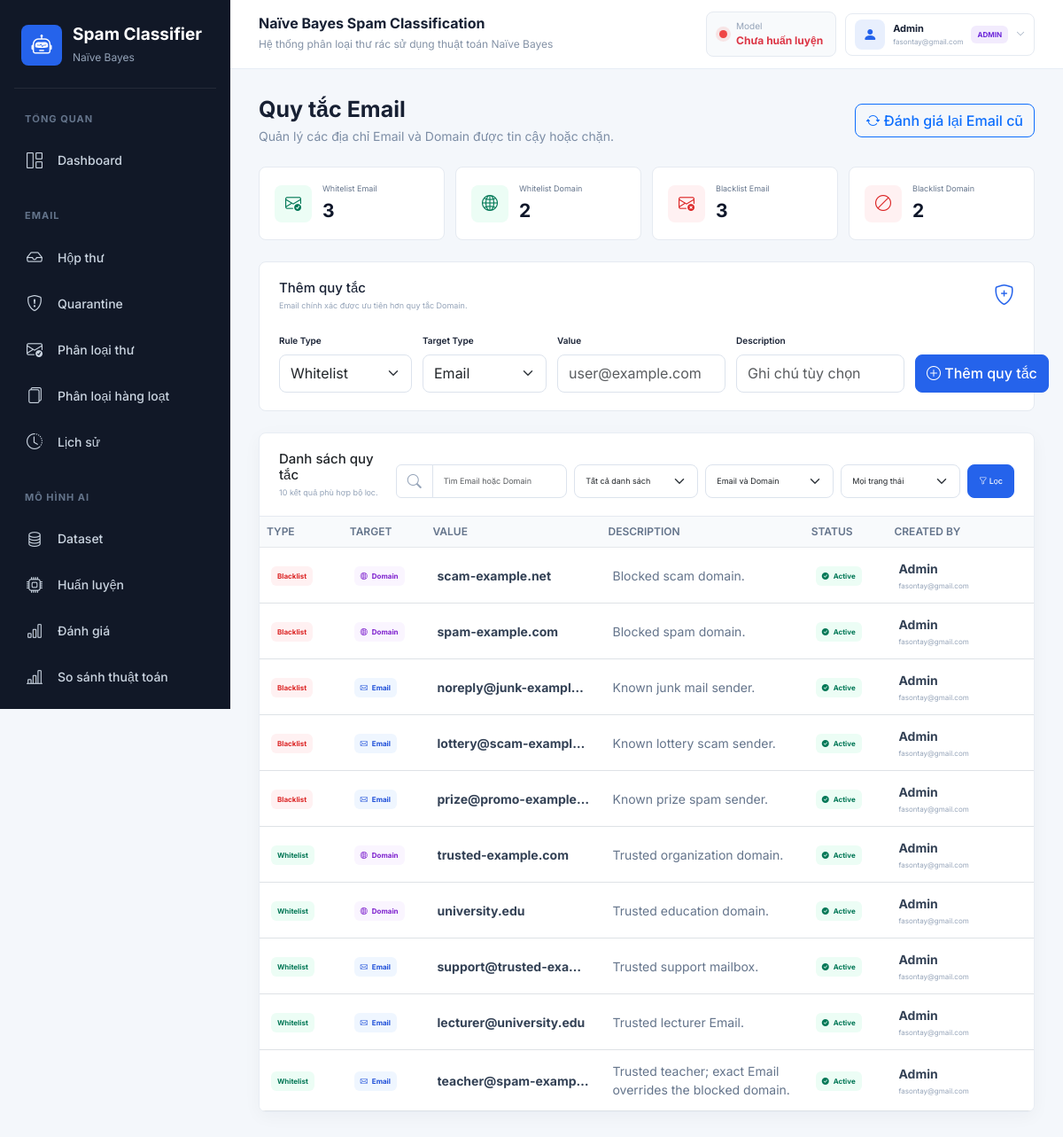
The app's page /admin/mail-rules (signed in) with its own data.
### tables this page shows
CREATE TABLE users (
                id INTEGER PRIMARY KEY AUTOINCREMENT,
                name TEXT NOT NULL,
                email TEXT NOT NULL UNIQUE,
                password_hash TEXT NOT NULL,
                role TEXT NOT NULL DEFAULT 'user'
                    CHECK (role IN ('admin', 'user')),
                is_active INTEGER NOT NULL DEFAULT 1,
                created_at TIMESTAMP NOT NULL DEFAULT CURRENT_TIMESTAMP,
                last_login TIMESTAMP
            );

CREATE TABLE mail_rules (
                id INTEGER PRIMARY KEY AUTOINCREMENT,
                rule_type TEXT NOT NULL
                    CHECK (rule_type IN ('whitelist', 'blacklist')),
                target_type TEXT NOT NULL
                    CHECK (target_type IN ('email', 'domain')),
                target_value TEXT NOT NULL,
                description TEXT,
                created_by INTEGER NOT NULL REFERENCES users(id),
                is_active INTEGER NOT NULL DEFAULT 1,
                created_at TIMESTAMP NOT NULL DEFAULT CURRENT_TIMESTAMP,
                updated_at TIMESTAMP NOT NULL DEFAULT CURRENT_TIMESTAMP,
                UNIQUE(rule_type, target_type, target_value)
            );

### routes/mail_rule_routes.py (the view)
@main_bp.route("/admin/mail-rules")
@admin_required
def admin_mail_rules():
    search = request.args.get("search", "").strip().lower()
    rule_filter = request.args.get("rule_type", "all").strip().lower()
    target_filter = request.args.get("target_type", "all").strip().lower()
    status_filter = request.args.get("status", "all").strip().lower()
    if rule_filter not in {"all", "whitelist", "blacklist"}:
        rule_filter = "all"
    if target_filter not in {"all", "email", "domain"}:
        target_filter = "all"
    if status_filter not in {"all", "active", "disabled"}:
        status_filter = "all"
    return render_template(
        "mail_rules.html",
        rules=get_mail_rules(
            search, rule_filter, target_filter, status_filter
        ),
        statistics=get_mail_rule_statistics(),
        search=search,
        rule_filter=rule_filter,
        target_filter=target_filter,
        status_filter=status_filter,
    )

### templates/mail_rules.html (shortened to what this page needs)
{% extends "base.html" %}
{% block content %}
<div class="mail-rules-header">
    <div class="page-title mb-0"><h2>Quy tắc Email</h2><p>Quản lý các địa chỉ Email và Domain được tin cậy hoặc chặn.</p></div>
    <form method="POST" action="{{ url_for('re_evaluate_mail_rules') }}" class="rule-reevaluate-form"><input type="hidden" name="csrf_token" value="{{ csrf_token() }}"><button type="submit" class="btn btn-outline-primary"><i class="bi bi-arrow-repeat"></i> Đánh giá lại Email cũ</button></form>
</div>
<div class="mail-rule-stats my-4">
    {% set cards = [('Whitelist Email', statistics['whitelist_email'], 'trusted', 'bi-envelope-check'), ('Whitelist Domain', statistics['whitelist_domain'], 'trusted', 'bi-globe2'), ('Blacklist Email', statistics['blacklist_email'], 'blocked', 'bi-envelope-x'), ('Blacklist Domain', statistics['blacklist_domain'], 'blocked', 'bi-ban')] %}
    {% for label, value, kind, icon in cards %}<div class="mail-rule-stat {{ kind }}"><span><i class="bi {{ icon }}"></i></span><div><small>{{ label }}</small><strong>{{ value }}</strong></div></div>{% endfor %}
</div>
<section class="mail-rule-add-panel" aria-labelledby="addRuleTitle">
    <div class="mail-rule-section-title"><div><h3 id="addRuleTitle">Thêm quy tắc</h3><p>Email chính xác được ưu tiên hơn quy tắc Domain.</p></div><i class="bi bi-shield-plus"></i></div>
    <form method="POST" action="{{ url_for('add_mail_rule') }}" class="mail-rule-add-form">
        <div><label for="ruleType" class="form-label">Rule Type</label><select id="ruleType" name="rule_type" class="form-select" required><option value="whitelist">Whitelist</option><option value="blacklist">Blacklist</option></select></div>
        <div><label for="targetType" class="form-label">Target Type</label><select id="targetType" name="target_type" class="form-select" required><option value="email">Email</option><option value="domain">Domain</option></select></div>
        <div><label for="targetValue" class="form-label">Value</label><input id="targetValue" name="target_value" class="form-control" maxlength="253" placeholder="user@example.com" required></div>
        <div><label for="ruleDescription" class="form-label">Description</label><input id="ruleDescription" name="description" class="form-control" maxlength="500" placeholder="Ghi chú tùy chọn"></div>
        <button type="submit" class="btn btn-primary"><i class="bi bi-plus-circle"></i> Thêm quy tắc</button>
    </form>
</section>
<section class="card mail-rule-table-card mt-4">
    <div class="mail-rule-table-toolbar">
        <div><h3>Danh sách quy tắc</h3><p>{{ rules|length }} kết quả phù hợp bộ lọc.</p></div>
        <form method="GET" action="{{ url_for('admin_mail_rules') }}" class="mail-rule-filter-form">
            <div class="input-group"><span class="input-group-text"><i class="bi bi-search"></i></span><input type="search" name="search" class="form-control" value="{{ search }}" placeholder="Tìm Email hoặc Domain"></div>
            <select name="rule_type" class="form-select" aria-label="Lọc loại quy tắc"><option value="all">Tất cả danh sách</option></select>
            <select name="target_type" class="form-select" aria-label="Lọc đối tượng"><option value="all">Email và Domain</option></select>
            <select name="status" class="form-select" aria-label="Lọc trạng thái"><option value="all">Mọi trạng thái</option></select>
            <button type="submit" class="btn btn-primary"><i class="bi bi-funnel"></i> Lọc</button>
        </form>
    </div>
    {% if rules %}
    <div class="table-responsive"><table class="table mail-rule-table align-middle mb-0"><thead><tr><th>Type</th><th>Target</th><th>Value</th><th>Description</th><th>Status</th><th>Created By</th><th>Created At</th><th class="text-end">Action</th></tr></thead><tbody>
        {% for rule in rules %}<tr>
            <td><span class="rule-badge {{ rule['rule_type'] }}">{{ rule['rule_type']|capitalize }}</span></td>
            <td><span class="target-badge {{ rule['target_type'] }}"><i class="bi {% if rule['target_type'] == 'email' %}bi-envelope{% else %}bi-globe2{% endif %}"></i> {{ rule['target_type']|capitalize }}</span></td>
            <td><strong class="rule-value">{{ rule['target_value'] }}</strong></td>
            <td><span class="rule-description">{{ rule['description'] or '—' }}</span></td>
            <td>{% if rule['is_active'] %}<span class="rule-status active"><i class="bi bi-check-circle-fill"></i> Active</span>{% else %}<span class="rule-status disabled"><i class="bi bi-pause-circle-fill"></i> Disabled</span>{% endif %}</td>
            <td><div class="rule-creator"><strong>{{ rule['created_by_name'] }}</strong><small>{{ rule['created_by_email'] }}</small></div></td>
        </tr>{% endfor %}
    </tbody></table></div>
    {% else %}<div class="mail-empty"><i class="bi bi-shield-check"></i><h4>Không có quy tắc phù hợp</h4><p>Thêm quy tắc mới hoặc thay đổi bộ lọc.</p></div>{% endif %}
</section>
{% endblock %}

### templates/base.html (shortened to what this page needs)
<!DOCTYPE html>
<html lang="vi">
<head>
    <link
        href="https://cdn.jsdelivr.net/npm/bootstrap@5.3.3/dist/css/bootstrap.min.css"
        rel="stylesheet"
    >
    <link
        rel="stylesheet"
        href="https://cdn.jsdelivr.net/npm/bootstrap-icons@1.11.3/font/bootstrap-icons.css"
    >
    <link
        rel="stylesheet"
        href="{{ url_for('static', filename='css/style.css') }}"
    >
</head>
<body>
<div class="app-wrapper">
    <aside class="sidebar" id="appSidebar">
        <div class="sidebar-brand">
            <div class="brand-icon">
                <i class="bi bi-robot"></i>
            </div>
            <div>
                <h4>Spam Classifier</h4>
                <span>Naïve Bayes</span>
            </div>
        </div>
        <nav class="sidebar-nav" aria-label="Điều hướng chính">
            <div class="sidebar-section-title">TỔNG QUAN</div>
            <a
                href="{{ url_for('index') }}"
                class="sidebar-link {% if request.endpoint == 'index' %}active{% endif %}"
            >
                <i class="bi bi-grid-1x2"></i>
                <span>Dashboard</span>
            </a>
            <div class="sidebar-section-title">EMAIL</div>
            <a
                href="{{ url_for('mail') }}"
                class="sidebar-link {% if request.endpoint in ['mail', 'mail_message_detail', 'submit_mail_feedback', 'connect_imap', 'connect_google', 'google_callback', 'sync_mail_account', 'disconnect_mail_account'] %}active{% endif %}"
            >
                <i class="bi bi-inbox"></i>
                <span>Hộp thư</span>
            </a>
            <a
                href="{{ url_for('quarantine') }}"
                class="sidebar-link {% if request.endpoint == 'quarantine' %}active{% endif %}"
            >
                <i class="bi bi-shield-exclamation"></i>
                <span>Quarantine</span>
            </a>
            <a
                href="{{ url_for('predict') }}"
                class="sidebar-link {% if request.endpoint == 'predict' %}active{% endif %}"
            >
                <i class="bi bi-envelope-check"></i>
                <span>Phân loại thư</span>
            </a>
            <a
                href="{{ url_for('batch_predict') }}"
                class="sidebar-link {% if request.endpoint in ['batch_predict', 'download_batch_result'] %}active{% endif %}"
            >
                <i class="bi bi-files"></i>
                <span>Phân loại hàng loạt</span>
            </a>
            <a
                href="{{ url_for('history') }}"
                class="sidebar-link {% if request.endpoint in ['history', 'delete_history', 'delete_all_history'] %}active{% endif %}"
            >
                <i class="bi bi-clock-history"></i>
                <span>Lịch sử</span>
            </a>
            <div class="sidebar-section-title">MÔ HÌNH AI</div>
            {% if current_user.role == 'admin' %}
            <a
                href="{{ url_for('dataset') }}"
                class="sidebar-link {% if request.endpoint in ['dataset', 'add_dataset', 'delete_dataset', 'import_dataset'] %}active{% endif %}"
            >
                <i class="bi bi-database"></i>
                <span>Dataset</span>
            </a>
            <a
                href="{{ url_for('train') }}"
                class="sidebar-link {% if request.endpoint == 'train' %}active{% endif %}"
            >
                <i class="bi bi-cpu"></i>
                <span>Huấn luyện</span>
            </a>
            <a
                href="{{ url_for('evaluate') }}"
                class="sidebar-link {% if request.endpoint == 'evaluate' %}active{% endif %}"
            >
                <i class="bi bi-bar-chart"></i>
                <span>Đánh giá</span>
            </a>
            <a
                href="{{ url_for('compare') }}"
                class="sidebar-link {% if request.endpoint == 'compare' %}active{% endif %}"
            >
                <i class="bi bi-bar-chart-line"></i>
                <span>So sánh thuật toán</span>
            </a>
            <a
                href="{{ url_for('model_versions') }}"
                class="sidebar-link {% if request.endpoint in ['model_versions', 'rollback_model_version'] %}active{% endif %}"
            >
            </a>
            {% endif %}
        </nav>
    </aside>
    <main class="main-content">
        <header class="topbar">
            <div class="topbar-heading">
                <div class="topbar-title">
                    <h5>Naïve Bayes Spam Classification</h5>
                    <span>Hệ thống phân loại thư rác sử dụng thuật toán Naïve Bayes</span>
                </div>
            </div>
            <div class="topbar-actions">
            <div class="model-status" aria-live="polite">
                {% if not global_model_status.trained %}
                    <span class="status-dot danger"></span>
                    <div>
                        <small>Model</small>
                        <strong class="text-danger">Chưa huấn luyện</strong>
                    </div>
                {% elif global_model_status.outdated %}
                    <span class="status-dot warning"></span>
                    <div>
                        <small>Model</small>
                        <strong class="status-warning-text">Cần Train lại</strong>
                    </div>
                {% else %}
                    <span class="status-dot success"></span>
                    <div>
                        <small>Model</small>
                        <strong class="text-success">Ready</strong>
                    </div>
                {% endif %}
            </div>
            <div class="dropdown user-menu">
                <button
                    class="user-menu-toggle"
                    type="button"
                    data-bs-toggle="dropdown"
                    aria-expanded="false"
                    title="Tài khoản"
                >
                    <span class="user-avatar"><i class="bi bi-person-fill"></i></span>
                    <span class="user-menu-name">
                        <strong>{{ current_user.name }}</strong>
                        <small>{{ current_user.email }}</small>
                    </span>
                    <span class="role-badge {{ current_user.role }}">{{ current_user.role|upper }}</span>
                    <i class="bi bi-chevron-down user-menu-arrow"></i>
                </button>
            </div>
            </div>
        </header>
        <section class="page-content">
            {% block content %}{% endblock %}
        </section>
    </main>
</div>
</body>
</html>

### records on screen
users: name "Admin", email "fasontay@gmail.com", role "ADMIN"
mail_rules: rule_type "Blacklist", target_type "Domain", target_value "scam-example.net", description "Blocked scam domain.", is_active 1 (drawn), created_by_name "Admin", created_by_email "fasontay@gmail.com"
mail_rules: rule_type "Blacklist", target_type "Domain", target_value "spam-example.com", description "Blocked spam domain.", is_active 1 (drawn), created_by_name "Admin", created_by_email "fasontay@gmail.com"
mail_rules: rule_type "Blacklist", target_type "Email", target_value "noreply@junk-exampl…", description "Known junk mail sender.", is_active 1 (drawn), created_by_name "Admin", created_by_email "fasontay@gmail.com"
mail_rules: rule_type "Blacklist", target_type "Email", target_value "lottery@scam-exampl…", description "Known lottery scam sender.", is_active 1 (drawn), created_by_name "Admin", created_by_email "fasontay@gmail.com"
mail_rules: rule_type "Blacklist", target_type "Email", target_value "prize@promo-example…", description "Known prize spam sender.", is_active 1 (drawn), created_by_name "Admin", created_by_email "fasontay@gmail.com"
mail_rules: rule_type "Whitelist", target_type "Domain", target_value "trusted-example.com", description "Trusted organization domain.", is_active 1 (drawn), created_by_name "Admin", created_by_email "fasontay@gmail.com"
mail_rules: rule_type "Whitelist", target_type "Domain", target_value "university.edu", description "Trusted education domain.", is_active 1 (drawn), created_by_name "Admin", created_by_email "fasontay@gmail.com"
mail_rules: rule_type "Whitelist", target_type "Email", target_value "support@trusted-exa…", description "Trusted support mailbox.", is_active 1 (drawn), created_by_name "Admin", created_by_email "fasontay@gmail.com"
mail_rules: rule_type "Whitelist", target_type "Email", target_value "lecturer@university.edu", description "Trusted lecturer Email.", is_active 1 (drawn), created_by_name "Admin", created_by_email "fasontay@gmail.com"
mail_rules: rule_type "Whitelist", target_type "Email", target_value "teacher@spam-examp…", description "Trusted teacher; exact Email overrides the blocked domain.", is_active 1 (drawn), created_by_name "Admin", created_by_email "fasontay@gmail.com"

### other values on screen
{{ label }} "Whitelist Email" "Whitelist Domain" "Blacklist Email" "Blacklist Domain"
{{ value }} "3" "2" "3" "2"
{{ rules|length }} "10"
